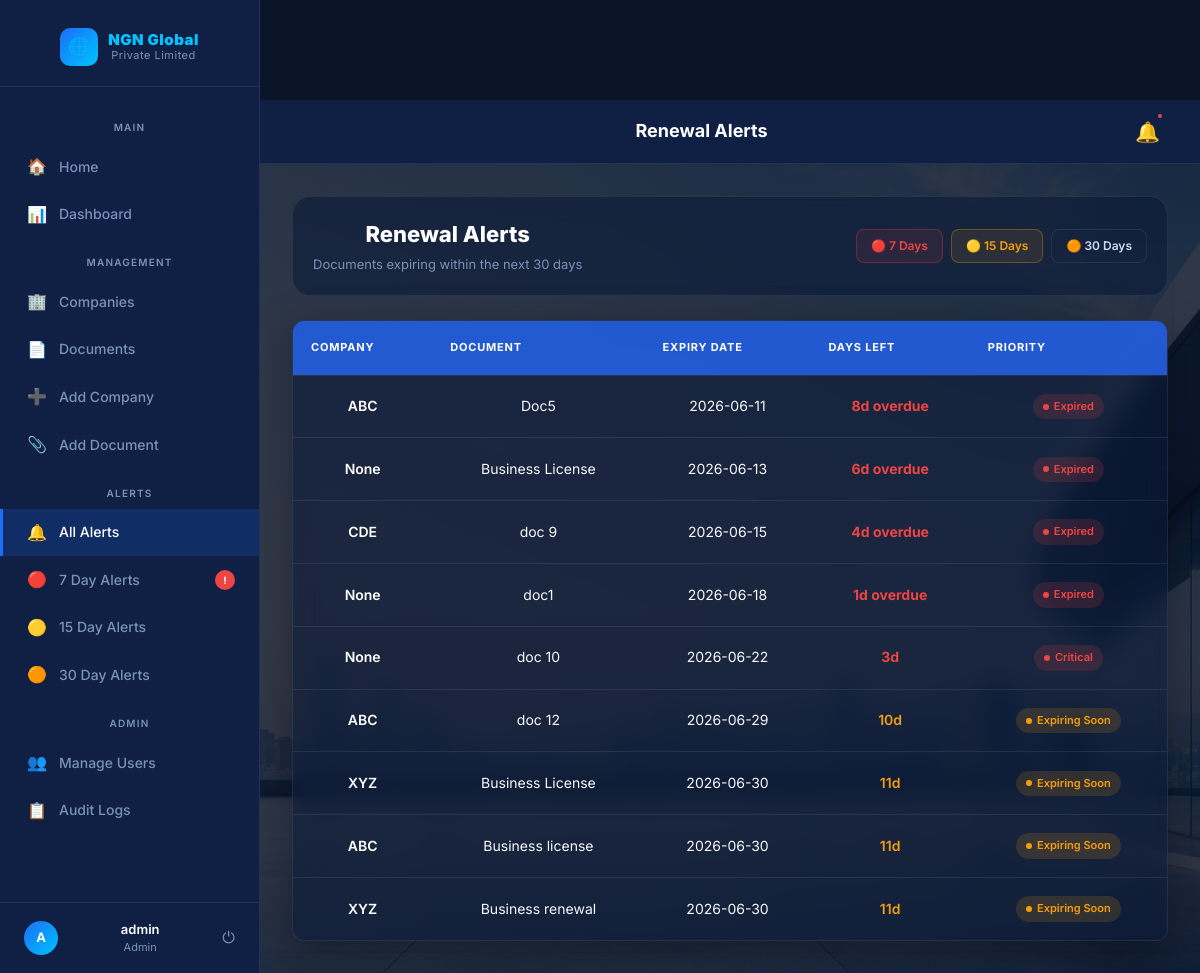
The page /alerts (signed in) on the database its author committed.
### tables this page shows
CREATE TABLE documents (
    id INTEGER PRIMARY KEY AUTOINCREMENT,
    company_id INTEGER,
    document_name TEXT,
    issue_date TEXT,
    expiry_date TEXT,
    reminder_days INTEGER, firewall_vendor TEXT, firewall_model TEXT, serial_number TEXT, license_type TEXT, renewal_cost TEXT, renewal_period TEXT, support_level TEXT, status TEXT DEFAULT Active,
    FOREIGN KEY(company_id) REFERENCES companies(id)
);

CREATE TABLE companies (
    id INTEGER PRIMARY KEY AUTOINCREMENT,
    company_name TEXT NOT NULL,
    registration_number TEXT,
    address TEXT,
    contact_person TEXT,
    phone TEXT,
    email TEXT
);

### app.py (the view)
@app.route('/alerts')
@login_required
def all_alerts():
    today = datetime.today().date()
    conn = sqlite3.connect('company.db')
    conn.row_factory = sqlite3.Row
    documents = conn.execute("""
        SELECT
            documents.*,
            companies.company_name
        FROM documents
        LEFT JOIN companies
        ON documents.company_id = companies.id
        ORDER BY documents.expiry_date
    """).fetchall()
    conn.close()
    alerts = []
    for doc in documents:
        expiry_date = datetime.strptime(
            doc['expiry_date'],
            '%Y-%m-%d'
        ).date()
        days_left = (expiry_date - today).days
        if days_left <= 30:
            status = "Active"
            if days_left < 0:
                status = "Expired"
            elif days_left <= 7:
                status = "Expiring Soon"
            priority = 3
            if status == "Expired":
                priority = 1
            elif status == "Expiring Soon":
                priority = 2
            alerts.append({
                'company_name': doc['company_name'],
                'document_name': doc['document_name'],
                'expiry_date': doc['expiry_date'],
                'days_left': days_left,
                'status': status,
                'priority': priority
            })
    alerts.sort(
        key=lambda x: (
            x['priority'],
            x['days_left']
        )
    )
    return render_template(
        'all_alerts.html',
        alerts=alerts
    )

### app.py (called while the page is built)
def login_required(f):
    @wraps(f)
    def decorated_function(*args, **kwargs):
        if 'user_id' not in session:
            return redirect('/login')
        return f(*args, **kwargs)
    return decorated_function

### templates/all_alerts.html (shortened to what this page needs)
{% extends 'base.html' %}
{% block topbar_title %}Renewal Alerts{% endblock %}
{% block content %}
<div class="page-header">
  <div>
    <h1>Renewal Alerts</h1>
    <p>Documents expiring within the next 30 days</p>
  </div>
  <div style="display:flex;gap:8px">
    <a href="/alerts/7"  class="btn btn-danger btn-sm">🔴 7 Days</a>
    <a href="/alerts/15" class="btn btn-sm" style="background:rgba(245,158,11,0.1);border:1px solid rgba(245,158,11,0.3);color:var(--yellow)">🟡 15 Days</a>
    <a href="/alerts/30" class="btn btn-outline btn-sm">🟠 30 Days</a>
  </div>
</div>
{% if alerts %}
<div class="table-wrap">
  <table>
    <thead>
      <tr>
        <th>Company</th>
        <th>Document</th>
        <th>Expiry Date</th>
        <th>Days Left</th>
        <th>Priority</th>
      </tr>
    </thead>
    <tbody>
      {% for alert in alerts %}
      <tr>
        <td><span class="company-name">{{ alert.company_name }}</span></td>
        <td>{{ alert.document_name }}</td>
        <td>{{ alert.expiry_date }}</td>
        <td>
          {% if alert.days_left < 0 %}
            <span style="color:var(--red);font-weight:700">{{ alert.days_left|abs }}d overdue</span>
          {% elif alert.days_left <= 7 %}
            <span style="color:var(--red);font-weight:700">{{ alert.days_left }}d</span>
          {% else %}
            <span style="color:var(--yellow);font-weight:600">{{ alert.days_left }}d</span>
          {% endif %}
        </td>
        <td>
          {% if alert.status == 'Expired' %}
            <span class="badge badge-expired">Expired</span>
          {% elif alert.status == 'Expiring Soon' %}
            <span class="badge badge-expired">Critical</span>
          {% else %}
            <span class="badge badge-expiring">Expiring Soon</span>
          {% endif %}
        </td>
      </tr>
      {% endfor %}
    </tbody>
  </table>
</div>
{% endif %}
{% endblock %}

### static/css/style.css (style rules this page uses)
body { font-family: 'Inter', sans-serif; background:#f4f7fc; }
body { font-family: Arial; text-align:center; margin-top:100px; }
h1 { color:blue; }
* { box-sizing: border-box; margin: 0; padding: 0; }
body { font-family: 'Inter', sans-serif; background: #f5f7fa; }
.page-header { display:flex; justify-content:space-between; align-items:center; margin-bottom:25px; }
.page-header { margin-bottom: 25px; }
.page-header h1 { font-size: 38px; font-weight: 700; color: #1e293b; }
.page-header p { color: #64748b; }
.page-header { background:rgba(10,25,55,0.55); backdrop-filter:blur(12px); border-radius:18px; padding:20px; border:1px solid rgba(255,255,255,0.08); }
.table-wrap { background:rgba(10,25,55,0.55); backdrop-filter:blur(12px); border-radius:20px; overflow:hidden; border:1px solid rgba(255,255,255,0.08); box-shadow:0 10px 40px rgba(0,0,0,.35); }
.table-wrap table { width:100%; border-collapse:collapse; }
.table-wrap thead { background:rgba(37,99,235,.85); }
.table-wrap th { color:white; padding:18px; }
.table-wrap td { color:white; padding:18px; border-top:1px solid rgba(255,255,255,.08); }
.company-name { color:white; font-weight:700; }

### templates/base.html (style rules this page uses)
*, *::before, *::after { box-sizing: border-box; margin: 0; padding: 0; }
:root { --navy: #0a1628; --navy-mid: #0f2044; --navy-card: #112255; --navy-light:#1a3066; --blue: #1a6ef7; --blue-light:#3d8ef8; --blue-glow: rgba(26,110,247,0.18); --cyan: #00c4ff; --white: #ffffff; --text: #cdd8f0; --muted: #7a91b8; --border: rgba(255,255,255,0.08); --red: #ef4444; --yellow: #f59e0b; --green: #10b981; --radius: 12px; --radius-sm: 8px; --shadow: 0 4px 24px rgba(0,0,0,0.4); }
html, body { height: 100%; font-family: 'Inter', sans-serif; background: var(--navy); color: var(--white); line-height: 1.6; }
a { color: inherit; text-decoration: none; }
.page-header { background:rgba(10,25,55,0.55); backdrop-filter:blur(12px); border-radius:18px; padding:20px; border:1px solid rgba(255,255,255,.08); }
.table-wrap { background:rgba(10,25,55,.55); backdrop-filter:blur(12px); border-radius:20px; overflow:hidden; border:1px solid rgba(255,255,255,.08); box-shadow:0 10px 40px rgba(0,0,0,.35); }
.table-wrap thead { background:rgba(37,99,235,.85); }
.table-wrap th { color:white; }
.table-wrap td { color:#f8fafc; }
.btn { display: inline-flex; align-items: center; gap: 8px; padding: 10px 20px; font-size: 14px; font-weight: 600; border-radius: var(--radius-sm); border: none; cursor: pointer; transition: all 0.2s; white-space: nowrap; }
.btn-outline { background: transparent; border: 1px solid var(--border); color: var(--text); }
.btn-danger { background: rgba(239,68,68,0.1); border: 1px solid rgba(239,68,68,0.3); color: var(--red); }
.btn-sm { padding: 6px 14px; font-size: 12px; }
.table-wrap { overflow-x: auto; border-radius: var(--radius); border: 1px solid var(--border); }
table { width: 100%; border-collapse: collapse; font-size: 14px; }
thead { background: var(--navy-light); }
thead th { padding: 14px 18px; text-align: left; font-size: 11px; font-weight: 700; letter-spacing: 0.8px; text-transform: uppercase; color: var(--muted); border-bottom: 1px solid var(--border); }
tbody tr { border-bottom: 1px solid var(--border); transition: background 0.15s; }
tbody tr:last-child { border-bottom: none; }
tbody td { padding: 14px 18px; color: var(--text); vertical-align: middle; }
td .company-name { color: var(--white); font-weight: 600; }
.badge { display: inline-flex; align-items: center; gap: 5px; padding: 4px 10px; font-size: 11px; font-weight: 600; border-radius: 20px; }
.badge::before { content:''; width:6px; height:6px; border-radius:50%; }
.badge-expiring { background:rgba(245,158,11,0.15); color:var(--yellow); }
.badge-expiring::before { background:var(--yellow); }
.badge-expired { background:rgba(239,68,68,0.15); color:var(--red); }
.badge-expired::before { background:var(--red); }
.page-header { display: flex; align-items: center; justify-content: space-between; margin-bottom: 24px; }
.page-header h1 { font-size: 22px; font-weight: 800; color: var(--white); }
.page-header p { font-size: 13px; color: var(--muted); margin-top: 2px; }

### rows shown on the page
documents: company_name "ABC", document_name "Doc5", expiry_date "2026-06-11", days_left|abs "8", shows "Expired"
documents: company_name "None", document_name "Business License", expiry_date "2026-06-13", days_left|abs "6", shows "Expired"
documents: company_name "CDE", document_name "doc 9", expiry_date "2026-06-15", days_left|abs "4", shows "Expired"
documents: company_name "None", document_name "doc1", expiry_date "2026-06-18", days_left|abs "1", shows "Expired"
documents: company_name "None", document_name "doc 10", expiry_date "2026-06-22", days_left "3", shows "Critical"
documents: company_name "ABC", document_name "doc 12", expiry_date "2026-06-29", days_left "10", status "Expiring Soon"
documents: company_name "XYZ", document_name "Business License", expiry_date "2026-06-30", days_left "11", status "Expiring Soon"
documents: company_name "ABC", document_name "Business license", expiry_date "2026-06-30", days_left "11", status "Expiring Soon"
documents: company_name "XYZ", document_name "Business renewal", expiry_date "2026-06-30", days_left "11", status "Expiring Soon"

### other values the page prints
{{ session.get('username', 'U')[0]|upper }} "A"
{{ session.get('username', 'User') }} "admin"
{{ session.get('role', 'staff') }} "Admin"
